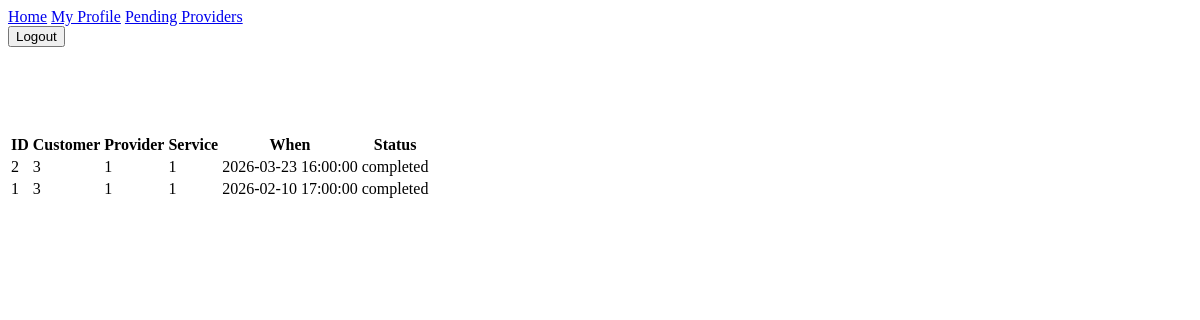
The page /admin/bookings (signed in) on the database its author committed.
### app/models/booking.py (models this page shows, shortened)
class Booking(db.Model):
    __tablename__ = "bookings"
    id = db.Column(db.Integer, primary_key=True)
    customer_id = db.Column(db.Integer, db.ForeignKey("users.id"), nullable=False, index=True)
    provider_id = db.Column(db.Integer, db.ForeignKey("users.id"), nullable=False, index=True)
    service_id = db.Column(db.Integer, db.ForeignKey("services.id"), nullable=False, index=True)
    scheduled_at = db.Column(db.DateTime, nullable=False, index=True)
    notes = db.Column(db.Text, nullable=True)
    status = db.Column(db.String(20), nullable=False, default="pending", index=True)
    created_at = db.Column(db.DateTime, nullable=False, default=datetime.utcnow)
    service = db.relationship("Service", lazy=True)

### app/routes/admin.py (the view)
@admin_bp.route("/bookings", methods=["GET"])
@login_required
def bookings():
    deny = _admin_only()
    if deny:
        return deny
    items = Booking.query.order_by(Booking.id.desc()).all()
    return render_template("admin/bookings.html", items=items)

### app/routes/admin.py (called while the page is built)
def _admin_only():
    if current_user.role != "admin":
        flash("Нямаш достъп (admin only).")
        return redirect(url_for("main.home"))
    return None

### app/templates/admin/bookings.html (shortened to what this page needs)
{% extends "base.html" %}
{% block content %}
  <h1>Bookings</h1>
  <table>
    <thead>
      <tr>
        <th>ID</th><th>Customer</th><th>Provider</th><th>Service</th><th>When</th><th>Status</th>
      </tr>
    </thead>
    <tbody>
      {% for b in items %}
        <tr>
          <td>{{ b.id }}</td>
          <td>{{ b.customer_id }}</td>
          <td>{{ b.provider_id }}</td>
          <td>{{ b.service_id }}</td>
          <td>{{ b.scheduled_at }}</td>
          <td>{{ b.status }}</td>
        </tr>
      {% endfor %}
    </tbody>
  </table>
{% endblock %}

### app/static/styles/style.css (style rules this page uses)
h1 { font-family: 'Segoe UI', Tahoma, Geneva, Verdana, sans-serif; color: white; }

### rows shown on the page
Booking: id "2", customer_id "3", provider_id "1", service_id "1", scheduled_at "2026-03-23 16:00:00", status "completed"
Booking: id "1", customer_id "3", provider_id "1", service_id "1", scheduled_at "2026-02-10 17:00:00", status "completed"
